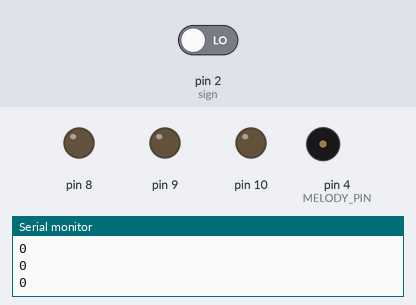
A sketch run on a simulated Arduino Uno, built with avr-gcc and run on an emulated ATmega328P. On the bench: output pins drawn as LEDs (lit = HIGH), buzzer (waves = sounding), the last lines printed to the serial monitor. The inputs (shaded band) are chosen by the test bench; at power-on: pin 2 (sign) LOW.

Above: at 1.3 s.
1.4 s: pin 2 (sign) driven HIGH
At 5.6 s:
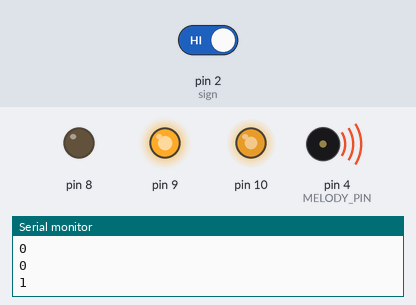
At 11.6 s:
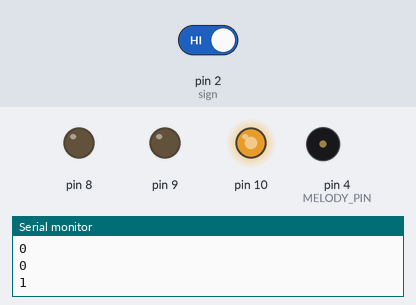
Timing chart, 0 to 25.7 s (numbered marks = the images above; inputs shaded):
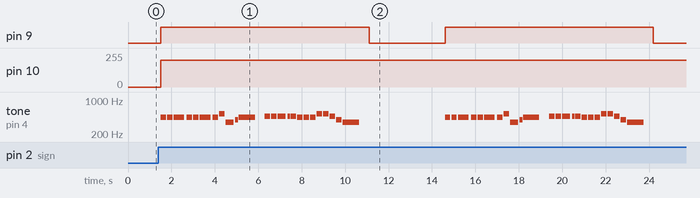

The sketch:

project.ino
```cpp
#include "pitches.h"
#define MELODY_PIN 4
int sign = 2;
int melody[] = {
  NOTE_A4,
  NOTE_A4,
  NOTE_A4,
  NOTE_A4,
  NOTE_A4,
  NOTE_A4,
  NOTE_A4,
  NOTE_C5,
  NOTE_F4,
  NOTE_G4,
  NOTE_A4,
  0,
  NOTE_AS4,
  NOTE_AS4,
  NOTE_AS4,
  NOTE_AS4,
  NOTE_AS4,
  NOTE_A4,
  NOTE_A4,
  NOTE_A4,
  NOTE_C5,
  NOTE_C5,
  NOTE_AS4,
  NOTE_G4,
  NOTE_F4,
  0,
};

int noteDurations[] = {
  2,2,4,2,2,4,2,2,3,1,6,2,
  2,2,3,1,2,2,2,2,2,2,2,2,6,2,
};

void setup() {
  // put your setup code here, to run once:
  pinMode(9,OUTPUT);
  pinMode(8,OUTPUT);
  pinMode(sign,INPUT);
  //attachInterrupt(digitalPinToInterrupt(sign),exchange,RISING);
  digitalWrite(8,LOW);
  Serial.begin(9600);

 }

void loop() {
  // put your main code here, to run repeatedly:
    Serial.println(digitalRead(sign));
    if(digitalRead(sign)==HIGH){
        digitalWrite(9,HIGH);
        analogWrite(10,200);
        sound();
        digitalWrite(9,LOW);
        delay(3000);
      }
      delay(500);
   }

void sound(){
  for(int thisNote = 0; thisNote < (sizeof(melody) / sizeof(int)); thisNote++)
      {
        int noteDuration = 125 * noteDurations[thisNote];
        tone(MELODY_PIN, melody[thisNote], noteDuration);

        int pauseBetweenNotes = noteDuration * 1.20;
        delay(pauseBetweenNotes);
        noTone(MELODY_PIN);
      }
  }
```

pitches.h
```cpp
/*************************************************
 * Public Constants
 *************************************************/

#define NOTE_B0  31
#define NOTE_C1  33
#define NOTE_CS1 35
#define NOTE_D1  37
#define NOTE_DS1 39
#define NOTE_E1  41
#define NOTE_F1  44
#define NOTE_FS1 46
#define NOTE_G1  49
#define NOTE_GS1 52
#define NOTE_A1  55
#define NOTE_AS1 58
#define NOTE_B1  62
#define NOTE_C2  65
#define NOTE_CS2 69
#define NOTE_D2  73
#define NOTE_DS2 78
#define NOTE_E2  82
#define NOTE_F2  87
#define NOTE_FS2 93
#define NOTE_G2  98
#define NOTE_GS2 104
#define NOTE_A2  110
#define NOTE_AS2 117
#define NOTE_B2  123
#define NOTE_C3  131
#define NOTE_CS3 139
#define NOTE_D3  147
#define NOTE_DS3 156
#define NOTE_E3  165
#define NOTE_F3  175
#define NOTE_FS3 185
#define NOTE_G3  196
#define NOTE_GS3 208
#define NOTE_A3  220
#define NOTE_AS3 233
#define NOTE_B3  247
#define NOTE_C4  262
#define NOTE_CS4 277
#define NOTE_D4  294
#define NOTE_DS4 311
#define NOTE_E4  330
#define NOTE_F4  349
#define NOTE_FS4 370
#define NOTE_G4  392
#define NOTE_GS4 415
#define NOTE_A4  440
#define NOTE_AS4 466
#define NOTE_B4  494
#define NOTE_C5  523
#define NOTE_CS5 554
#define NOTE_D5  587
#define NOTE_DS5 622
#define NOTE_E5  659
#define NOTE_F5  698
#define NOTE_FS5 740
#define NOTE_G5  784
#define NOTE_GS5 831
#define NOTE_A5  880
#define NOTE_AS5 932
#define NOTE_B5  988
#define NOTE_C6  1047
#define NOTE_CS6 1109
#define NOTE_D6  1175
#define NOTE_DS6 1245
#define NOTE_E6  1319
#define NOTE_F6  1397
#define NOTE_FS6 1480
#define NOTE_G6  1568
#define NOTE_GS6 1661
#define NOTE_A6  1760
#define NOTE_AS6 1865
#define NOTE_B6  1976
#define NOTE_C7  2093
#define NOTE_CS7 2217
#define NOTE_D7  2349
#define NOTE_DS7 2489
#define NOTE_E7  2637
#define NOTE_F7  2794
#define NOTE_FS7 2960
#define NOTE_G7  3136
#define NOTE_GS7 3322
#define NOTE_A7  3520
#define NOTE_AS7 3729
#define NOTE_B7  3951
#define NOTE_C8  4186
#define NOTE_CS8 4435
#define NOTE_D8  4699
#define NOTE_DS8 4978
```

Measured:
- after the input at 1.4 s, pin 9: alternates HIGH for 9.6 s and LOW for 3.5 s, starting after 0.10 s; pin 10: 0/255 → 200/255 after 0.10 s; tone on pin 4 (MELODY_PIN): plays 440 Hz for 0.25 s, 440 Hz for 0.25 s, 440 Hz for 0.50 s, 440 Hz for 0.25 s, 440 Hz for 0.25 s, 440 Hz for 0.50 s … (48 notes in this stretch), starting after 0.10 s
